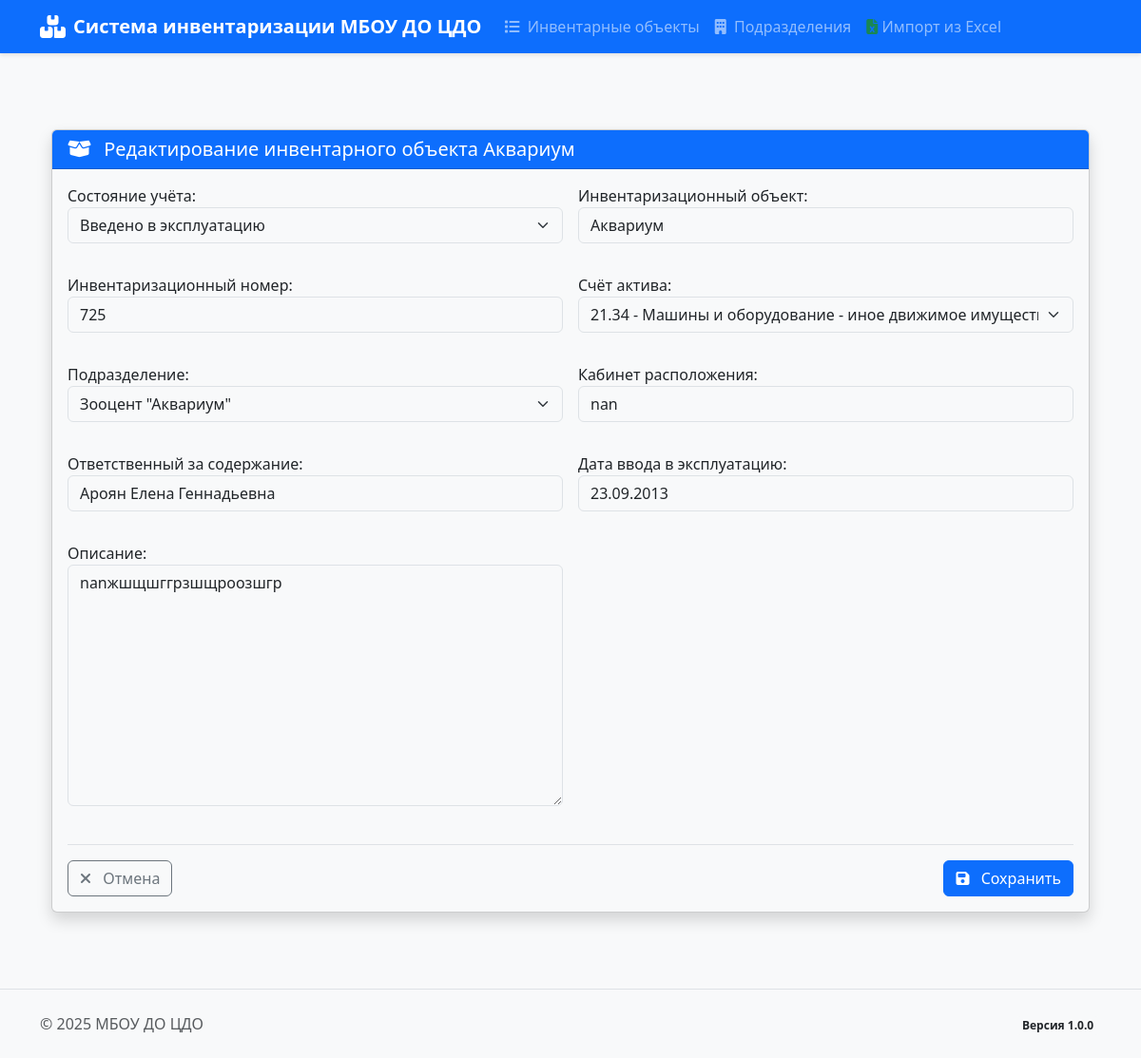
The app's page /items/337/update/ with its own data.
### data/models.py (models this page shows, shortened)
class InventoryItem(models.Model):
    IN_USE = 'Введено в эксплуатацию'
    RETIRED = 'Снято с учёта'
    STATE_CHOICES = [
        (IN_USE, 'Введено в эксплуатацию'),
        (RETIRED, 'Снято с учёта')
    ]
    state = models.CharField(
        max_length=40,
        choices=STATE_CHOICES,
        default=IN_USE,
        verbose_name='Состояние учёта'
    )
    objects_name = models.CharField(
        max_length=128,
        verbose_name="Инвентаризационный объект",
    )
    inventory_number = models.CharField(
        max_length=12,
        verbose_name="Инвентаризационный номер",
        validators=[validate_number_int],
        unique=True
    )
    value = models.CharField(
        max_length=20,
        choices=ACCOUNT_CHOICES,
        verbose_name="Счёт актива",
    )
    base = models.ForeignKey(
        BaseInfo,
        on_delete=models.PROTECT,
        verbose_name="Подразделение",
        related_name='inventory_items'
    )
    office = models.CharField(
        max_length=10,
        default="0",
        verbose_name="Кабинет расположения",
    )
    accountable_user = models.CharField(
        max_length=255,
        verbose_name='Ответственный за содержание',
    )
    start_date = models.DateField(
        verbose_name="Дата ввода в эксплуатацию",
    )
    created_at = models.DateTimeField(
        auto_now_add=True,
        verbose_name="Дата создания записи"
    )
    updated_at = models.DateTimeField(
        auto_now=True,
        verbose_name="Дата последнего изменения"
    )
    description = models.TextField(
        verbose_name="Описание",
        validators=[validate_description_length],
        default='''Здесь должно быть описание объекта, позволяющее легко его идентифицировать.
                Здесь могут быть его характеристики, цвет, объем, системные данные и т.п.''',
    )
    current_duration = models.PositiveIntegerField(
        blank=True,
        null=True,
        verbose_name="Срок эксплуатации (дни)",
        editable=False
    )
    class Meta:
        verbose_name = "Инвентаризационная запись"
        verbose_name_plural = "Инвентаризационные записи"
        ordering = ['-created_at']

### data/views.py (the view, shortened to what this page needs)
# urls.py: path('items/<int:pk>/update/', InventoryItemUpdateView.as_view(), name='inventoryitem-update'),
class InventoryItemUpdateView(UpdateView):
    model = InventoryItem
    form_class = InventoryItemForm
    template_name = 'inventoryitem_form.html'

### data/forms.py (shortened to what this page needs)
class InventoryItemForm(forms.ModelForm):
    class Meta:
        model = InventoryItem
        fields = '__all__'
        widgets = {
            'date_field': DateInput(
                attrs={'type': 'date', 'class': 'form-control form-control-sm',
            },
                format='%d-%m-%Y',
            ),
        }

### data/models.py (called while the page is built)
    def __str__(self):
        return f'{self.base_name}'

### data/templates/inventoryitem_form.html (shortened to what this page needs)
{% extends 'base.html' %}
{% load widget_tweaks %}
{% block content %}
<div class="container py-4">
    <div class="card shadow">
        <div class="card-header bg-primary text-white">
            <h2 class="h5 mb-0">
                <i class="fas fa-box-open me-2"></i>
                {% if object %}Редактирование{% else %}Добавление{% endif %} инвентарного объекта
                {% if object %}{{ object.objects_name }}{% endif %}
            </h2>
        </div>
        <div class="card-body">
            <form method="post">
                <div class="row g-3">
                    {% for field in form.visible_fields %}
                        <div class="col-md-6 mb-3">
                            {{ field.label_tag }}
                            {% if field.name == 'date_field' %}
                                {% render_field field class+="form-control datepicker" %}
                            {% elif field.field.widget.input_type == 'select' %}
                                {{ field|add_class:"form-select" }}
                            {% else %}
                                {{ field|add_class:"form-control" }}
                            {% endif %}
                        </div>
                    {% endfor %}
                </div>
                <div class="d-flex justify-content-between mt-4 pt-3 border-top">
                    <a href="{% if object %}{% url 'inventoryitem-detail' object.pk %}{% else %}{% url 'inventoryitem-list' %}{% endif %}"
                       class="btn btn-outline-secondary">
                        <i class="fas fa-times me-2"></i> Отмена
                    </a>
                    <button type="submit" class="btn btn-primary">
                        <i class="fas fa-save me-2"></i> Сохранить
                    </button>
                </div>
            </form>
        </div>
    </div>
</div>
{% endblock %}

### data/templates/base.html (style rules this page uses)
:root { --bs-primary-rgb: 13, 110, 253; --bs-body-bg: #f8f9fa; }
body { display: flex; flex-direction: column; min-height: 100vh; background-color: var(--bs-body-bg); }

### records on screen
InventoryItem: objects_name "Аквариум", visible_fields "Введено в эксплуатацию" "21.34 - Машины и оборудование - иное движимое имущество" "Зооцент \"Аквариум\"", visible_fields "Аквариум" "725" "nan" "Ароян Елена Геннадьевна" "23.09.2013" "nanжшщшггрзшщроозшгр"

### other values on screen
{{ field.label_tag }} "Состояние учёта:" "Инвентаризационный объект:" "Инвентаризационный номер:" "Счёт актива:" "Подразделение:" "Кабинет расположения:" "Ответственный за содержание:" "Дата ввода в эксплуатацию:" "Описание:"
